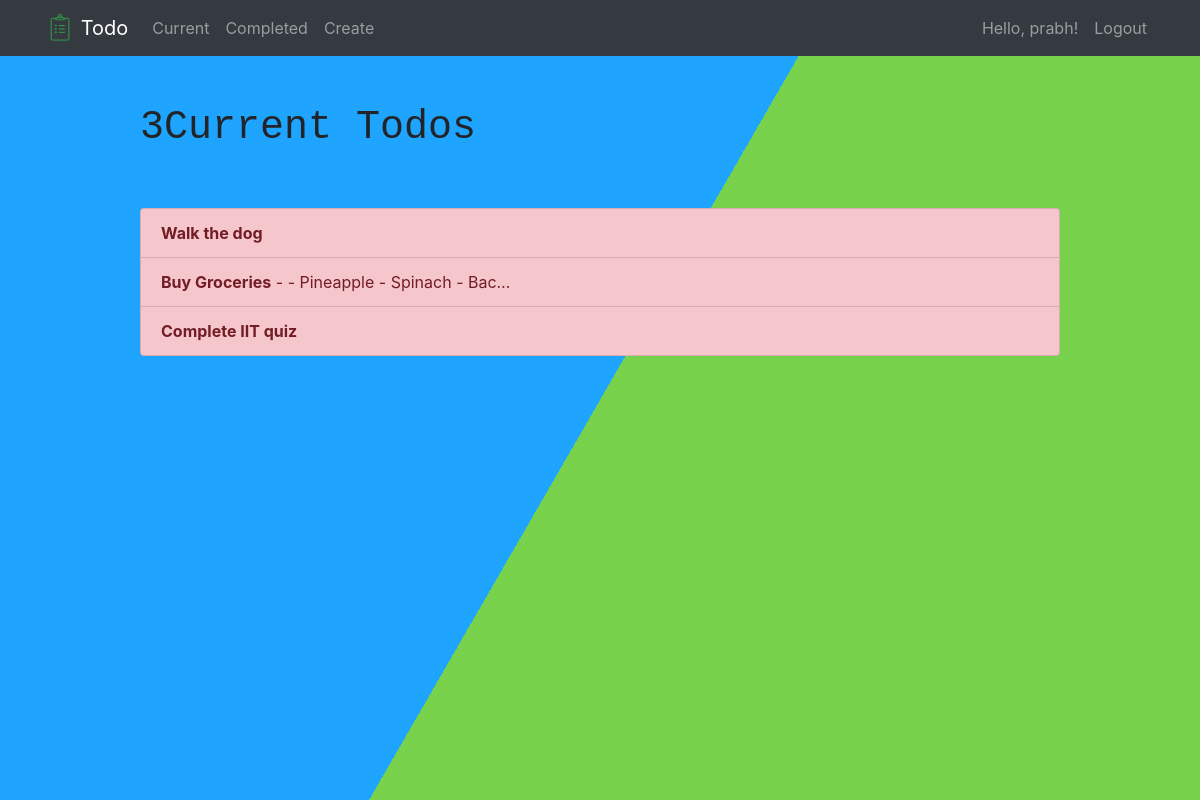
Before: /current/ (signed in) with the older database file.
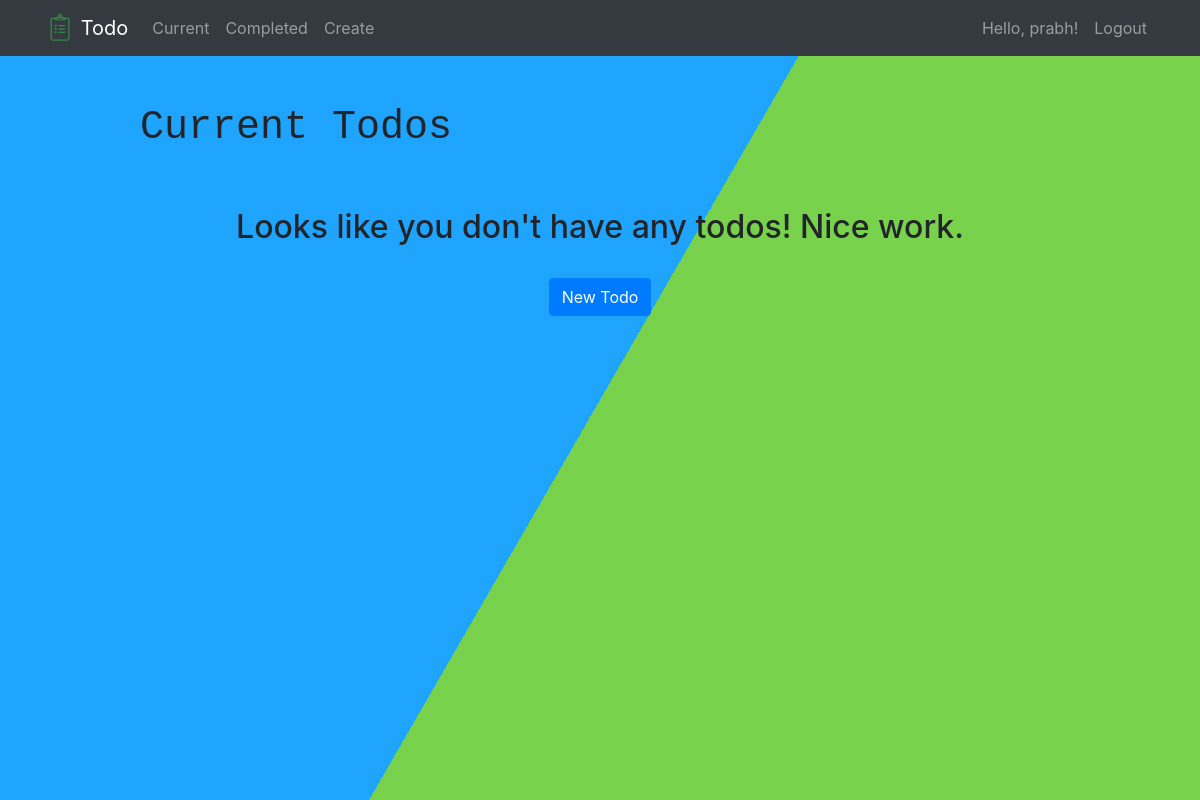
After: the same page with the newer database file.
### todo/models.py (models this page shows, shortened)
class Todo(models.Model):
    title = models.CharField(max_length = 100)
    memo = models.TextField(blank = True)
    created = models.DateTimeField(auto_now_add = True)
    datecompleted = models.DateTimeField(null = True, blank = True)
    important = models.BooleanField(default = False)
    user = models.ForeignKey(User, on_delete = models.CASCADE)

### todo/views.py (the view)
# urls.py: path('current/', views.currenttodos, name='currenttodos'),
@login_required
def currenttodos(request):
    todos = Todo.objects.filter(user=request.user, datecompleted__isnull = True)
    return render(request, 'todo/currenttodos.html', {'todos': todos})

### todo/templates/todo/currenttodos.html
{% extends "todo/base.html" %}
{% block content %}
    <div class="row justify-content-center mt-5">
        <div class="col-md-10">
            {% if todos %}
                 <h1>{{ todos.count }}Current Todo{{ todos.count|pluralize }}</h1>
            {% else %}
                           <h1>Current Todos</h1>
            {% endif %}
        </div>
    </div>
    <div class="row justify-content-center mt-5">
        <div class="col-md-10">
        {% if todos %}
            <div class="list-group">
                {% for todo in todos %}
                    <a href="{% url 'viewtodo' todo.id %}" class="list-group-item list-group-item-action{% if todo.important %} list-group-item-danger{% endif %}"><b>{{ todo.title }}</b>{% if todo.memo %} - {{ todo.memo|truncatechars:30 }}{% endif %}</a>
                {% endfor %}
            </div>
        {% else %}
            <div class="text-center">
                <h2>Looks like you don't have any todos! Nice work.</h2>
            <br>
            <a role="button" class="btn btn-primary" href="{% url 'createtodo' %}">New Todo</a>
            </div>
        {% endif %}
        </div>
    </div>
{% endblock %}

Changed rows visible on the page:
no longer on this page (row edited): Todo: title "Walk the dog"
no longer on this page (row edited): Todo: title "Buy Groceries", memo "- Pineapple - Spinach - Bac…"
no longer on this page (row edited): Todo: title "Complete IIT quiz"
Other visible differences:
{{ todos.count }}: "3" → (not shown)
text no longer shown: "Current Todo"
text now shown: "Current Todos Looks like you don't have any todos! Nice work. New Todo"
